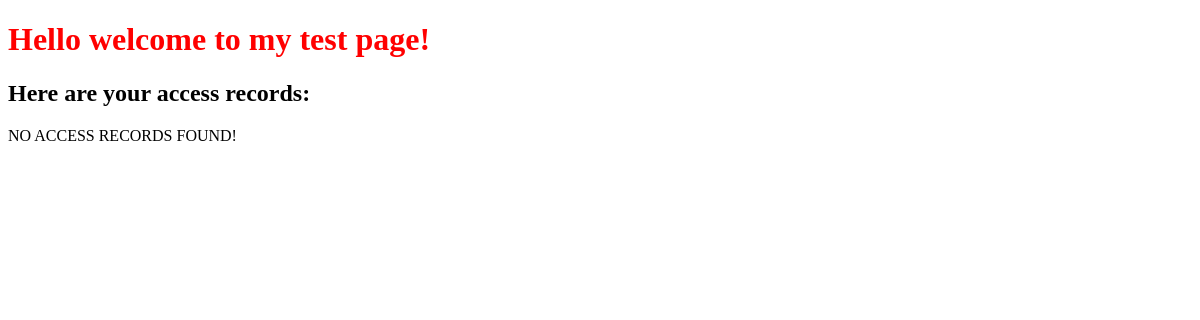
Before: / with the older database file.
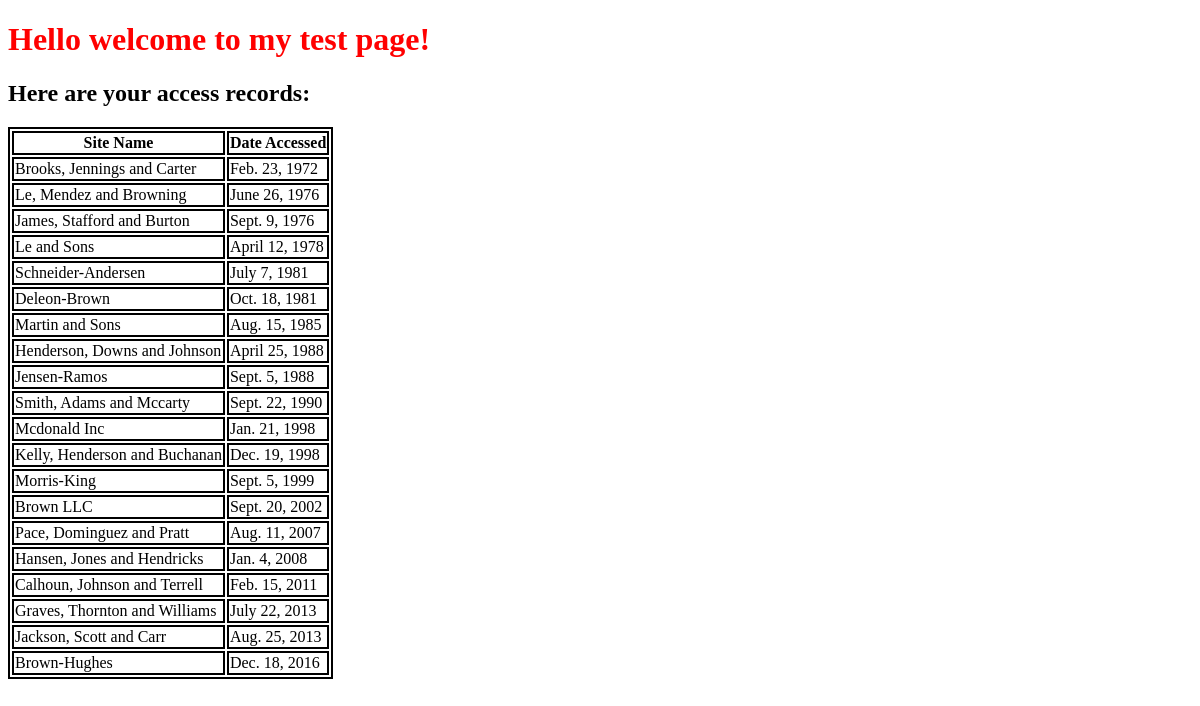
After: the same page with the newer database file.
### models_app/models.py (models this page shows, shortened)
class AccessRecord(models.Model):
    name = models.ForeignKey(Webpage)
    date = models.DateField()

class Webpage(models.Model):
    topic = models.ForeignKey(Topic)
    name = models.CharField(max_length=264,unique=True)
    url = models.URLField(unique=True)
    def __str__(self):
        return self.name

### models_app/views.py (the view)
# urls.py: url(r'^$',views.index,name='index')
def index(request):
    webpages_list = AccessRecord.objects.order_by('date')
    date_dict = {'access_records':webpages_list}
    return render(request,'models_app_templ/index.html', context=date_dict)

### templates/models_app_templ/index.html (shortened to what this page needs)
<!DOCTYPE html>
{%  load staticfiles %}
<html>
    <head>
        <link rel="stylesheet" href="{% static "css/mystyle.css" %}"/>
    </head>
    <body>
    <h1>Hello welcome to my test page!</h1>
    <h2>Here are your access records:</h2>
    <div class="djangtwo">
        {% if access_records %}
            <table>
                <thead>
                    <th>Site Name</th>
                    <th>Date Accessed</th>
                </thead>
                {% for acc in access_records %}
                <tr>
                    <td>{{ acc.name }}</td>
                    <td>{{ acc.date }}</td>
                </tr>
                {% endfor %}
            </table>
        {% else %}
            <p>NO ACCESS RECORDS FOUND!</p>
        {% endif %}
    </div>
    </body>
</html>

### static/css/mystyle.css (style rules this page uses)
h1 { color: red; }
table, th, td { border: 2px solid black }

Changed rows visible on the page:
added AccessRecord: name "Brooks, Jennings and Carter", date "Feb. 23, 1972"
added AccessRecord: name "Le, Mendez and Browning", date "June 26, 1976"
added AccessRecord: name "James, Stafford and Burton", date "Sept. 9, 1976"
added AccessRecord: name "Le and Sons", date "April 12, 1978"
added AccessRecord: name "Schneider-Andersen", date "July 7, 1981"
added AccessRecord: name "Deleon-Brown", date "Oct. 18, 1981"
added AccessRecord: name "Martin and Sons", date "Aug. 15, 1985"
added AccessRecord: name "Henderson, Downs and Johnson", date "April 25, 1988"
added AccessRecord: name "Jensen-Ramos", date "Sept. 5, 1988"
added AccessRecord: name "Smith, Adams and Mccarty", date "Sept. 22, 1990"
added AccessRecord: name "Mcdonald Inc", date "Jan. 21, 1998"
added AccessRecord: name "Kelly, Henderson and Buchanan", date "Dec. 19, 1998"
added AccessRecord: name "Morris-King", date "Sept. 5, 1999"
added AccessRecord: name "Brown LLC", date "Sept. 20, 2002"
added AccessRecord: name "Pace, Dominguez and Pratt", date "Aug. 11, 2007"
added AccessRecord: name "Hansen, Jones and Hendricks", date "Jan. 4, 2008"
added AccessRecord: name "Calhoun, Johnson and Terrell", date "Feb. 15, 2011"
added AccessRecord: name "Graves, Thornton and Williams", date "July 22, 2013"
added AccessRecord: name "Jackson, Scott and Carr", date "Aug. 25, 2013"
added AccessRecord: name "Brown-Hughes", date "Dec. 18, 2016"
Other visible differences:
text no longer shown: "NO ACCESS RECORDS FOUND!"
text now shown: "Site Name Date Accessed"
